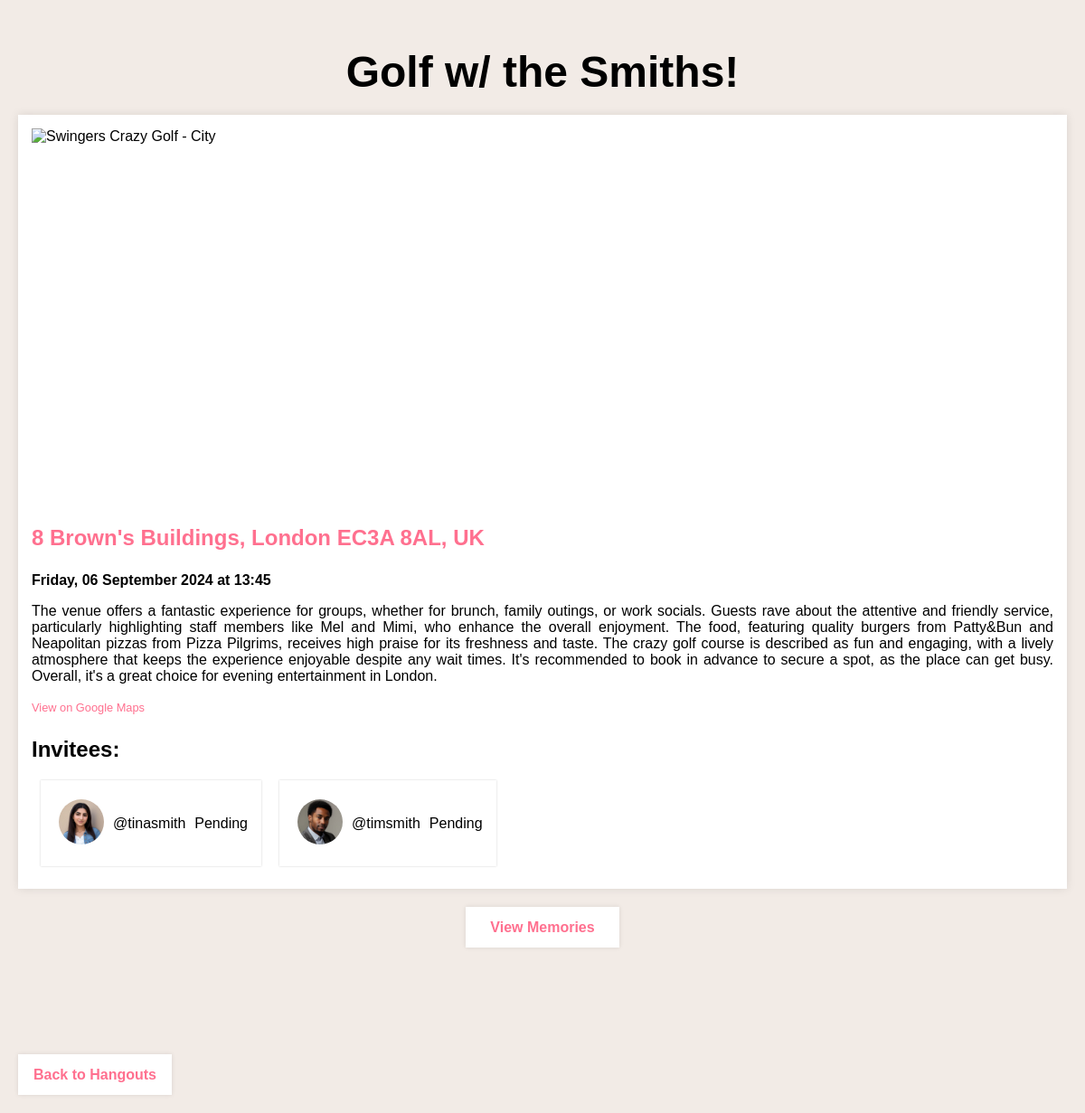
Screenshot of /hangouts/2 (signed in) with the database file from the repository.
### models.py (models this page shows, shortened)
class Hangout(db.Model):
    __tablename__ = 'hangout'
    id = db.Column(db.Integer, primary_key=True, unique=True, nullable=False)
    user_id = db.Column(db.Integer, db.ForeignKey('user.id'), nullable=False)
    is_creator = db.Column(db.Boolean, default=False, nullable=False)
    name = db.Column(db.String, nullable=False)
    datetime = db.Column(db.DateTime, default=db.func.now(), nullable=False)
    place_name = db.Column(db.String, nullable=False)
    place_address = db.Column(db.String, nullable=False)
    place_review_summary = db.Column(db.String, nullable=True)
    place_id = db.Column(db.String, nullable=False)
    place_photo_url = db.Column(db.String, nullable=True)
    place_maps_link = db.Column(db.String, nullable=False)
    latitude = db.Column(db.Float, nullable=False)
    longitude = db.Column(db.Float, nullable=False)
    date_created = db.Column(db.DateTime, default=db.func.now(), nullable=False)
    attendees = db.relationship('HangoutAttendee', back_populates='hangout')
    memories = db.relationship('Memory', back_populates='hangout')

class User(db.Model, UserMixin):
    __tablename__ = 'user'
    id = db.Column(db.Integer, primary_key=True, unique=True, nullable=False)
    username = db.Column(db.String, unique=True, nullable=False)
    email = db.Column(db.String, unique=True, nullable=False)
    password = db.Column(db.String, nullable=False)
    firstname = db.Column(db.String, default=None)
    lastname = db.Column(db.String, default=None)
    profile_picture = db.Column(db.String(500), default=None)
    role = db.Column(db.String, default='user')
    welcomed = db.Column(db.Boolean, default=False)
    verified = db.Column(db.Boolean, default=False)
    description = db.Column(db.String, default=None)
    friends = db.relationship(
        'User',
        secondary='friendship',
        primaryjoin='and_(User.id==Friendship.user_id, Friendship.accepted==True)',
        secondaryjoin='and_(User.id==Friendship.friend_id, Friendship.accepted==True)',
        backref='friend_of',
        viewonly=True
    )
    friend_requests = db.relationship(
        'User',
        secondary='friendship',
        primaryjoin='and_(User.id==Friendship.friend_id, Friendship.accepted==False)',
        secondaryjoin='and_(User.id==Friendship.user_id, Friendship.accepted==False)',
        backref='sent_requests',
        viewonly=True
    )

### views.py (the view)
    @app.route('/hangouts/<hangout_id>')
    @login_required
    def hangout(hangout_id):
        hangout = Hangout.query.filter_by(id=hangout_id).first()
        if not hangout:
            return redirect(url_for('hangouts'))
        attendee_user_ids = [attendee.user_id for attendee in hangout.attendees]
        if current_user.id in attendee_user_ids:
            hangout_data = {
            'id': hangout_id,
            'name': hangout.name,
            'place_name': hangout.place_name,
            'place_address': hangout.place_address,
            'place_review_summary': hangout.place_review_summary,
            'place_photo_url': hangout.place_photo_url,
            'place_maps_link': hangout.place_maps_link,
            'datetime': hangout.datetime.strftime('%A, %d %B %Y at %H:%M'),
            'attendees': [
                {
                    'username': attendee.user.username,
                    'firstname': attendee.user.firstname,
                    'lastname': attendee.user.lastname,
                    'profile_picture': attendee.user.profile_picture,
                    'status': attendee.status
                }
                for attendee in hangout.attendees
                if attendee.user_id != current_user.id
            ]
        }
            session['hangout_data'] = hangout_data
            return render_template('view_hangout.html', hangout=hangout_data)
        else:
            return '403 Forbidden', 403

### app.py (called while the page is built)
def create_app():
    app = Flask(__name__, template_folder='templates')
    app.config['SQLALCHEMY_DATABASE_URI'] = 'sqlite:///./test.db'
    app.secret_key = 'KEY'  # Use an actual secret key in production!
    from views import config_views
    config_views(app, db, Bcrypt(app))
    login_manager = LoginManager()
    login_manager.init_app(app)
    login_manager.login_view = "login"
    from models import User
    @login_manager.user_loader
    def get_uid(id):
        return User.query.get(id)
    @login_manager.unauthorized_handler
    def unauthorized():
        return redirect(url_for('login', next=url_for('home')))
    db.init_app(app)
    migrate = Migrate(app, db)
    return app

### templates/view_hangout.html (shortened to what this page needs)
{% extends 'base.html' %}
{% block stylesheet %}
<link rel = 'stylesheet' href = '{{ url_for("static", filename = "css/view_hangout.css")}}'>
{% endblock %}
{% block body %}
<div class="page-container">
    <h1>{{ hangout.name }}</h1>
    <div class="hangout-container">
        <img src="{{ hangout.place_photo_url }}" alt="{{ hangout.place_name }}">
        <div class="hangout_info=container">
            <h3 id="hangout_address">{{ hangout.place_address }}</h3>
            <p id="hangout_datetime">{{ hangout.datetime }}</p>
            <p id="hangout_summary">{{ hangout.place_review_summary }}</p>
            <a href="{{ hangout.place_maps_link }}" id="hangout_place_url">View on Google Maps</a>
        </div>
        <div class="hangout_attendee-container">
            <h3>Invitees:</h3>
            <div class="invitee_list" id="invitee_list">
                {% for attendee in hangout.attendees %}
                <div class="attendee-card" id="{{ attendee.username }}">
                    <img src="{{ url_for('static', filename='images/profile_pictures/' + attendee.profile_picture) }}" alt="{{ attendee.username }}">
                    <p>@{{ attendee.username }}</p>
                    <p class="status">{% if attendee.status == 'accepted'%}
                        Attending
                        {% else %}
                        Pending
                        {% endif %}
                    </p>
                </div>
                {% endfor %}
            </div>
        </div>
    </div>
    <a href="{{ url_for('memories', hangout_id=hangout.id) }}" class="memories-button">View Memories</a>
    <br>
    <a href="{{ url_for('hangouts')}}" class="back-button">Back to Hangouts</a>
</div>
{% endblock %}

### static/css/view_hangout.css (style rules this page uses)
:root { --accent-color: #86786f; --accent-color-dark: #534e4a; --accent-color-darker: #161a46; --secondary-color: #ff708f; --secondary-color-light: #ff85aa; --background-color: #f2ebe6; --text-color: #616161; --text-color-dark: #0e0e0e; }
body { font-family: Helvetica, Arial, sans-serif; margin: 0; padding: 0; }
.page-container { display: flex; flex-direction: column; align-items: center; justify-content: flex-start; height: 100%; background-color: var(--background-color); padding: 20px; }
h1 { font-size: 300%; margin-bottom: 20px; }
.hangout-container { display: flex; flex-direction: column; align-items: center; width: 100%; max-width: 1200px; background-color: #fff; box-shadow: 0 0 10px rgba(0, 0, 0, 0.1); padding: 15px; box-sizing: border-box; }
.hangout-container img { width: 100%; height: 400px; object-fit: cover; margin-bottom: 15px; }
#hangout_address { color: var(--secondary-color); font-size: 150%; }
#hangout_datetime { font-weight: bold; }
#hangout_summary { text-align: justify; }
#hangout_place_url { color: var(--secondary-color); text-decoration: none; font-size: 80%; }
.hangout_attendee-container { width: 100%; }
.hangout_attendee-container h3 { font-size: 150%; margin-bottom: 10px; }
.invitee_list { display: flex; flex-direction: row; flex-wrap: wrap; justify-content: flex-start; width: 100%; }
.attendee-card { display: flex; flex-direction: row; align-items: center; padding: 10px; margin: 10px; box-shadow: 0 0 2px rgba(0, 0, 0, 0.2); max-width: 250px; height: 75px; background-color: white; }
.attendee-card img { width: 50px; height: 50px; object-fit: cover; border-radius: 50%; margin-right: 10px; margin-left: 10px; margin-top: 12px; }
.attendee-card p { margin-right: 5px; font-size: 100%; }
.memories-button { padding: 10px; background-color: white; text-decoration: none; color: var(--secondary-color); font-weight: bold; margin-top: 20px; box-shadow: 0 0 5px rgba(0, 0, 0, 0.1); height: 25px; width: 150px; align-content: center; text-align: center; }
.back-button { padding: 10px; background-color: white; text-decoration: none; color: var(--secondary-color); font-weight: bold; margin-top: 100px; box-shadow: 0 0 5px rgba(0, 0, 0, 0.1); height: 25px; width: 150px; align-content: center; text-align: center; align-self: flex-start }

### rows the page displays
Hangout: name "Golf w/ the Smiths!", place_address "8 Brown's Buildings, London EC3A 8AL, UK", place_review_summary "The venue offers a fantastic experience for groups, whether for brunch, family outings, or work socials. Guests rave about the attentive and friendly service, particularly highlighting staff members like Mel and Mimi, who enhance the overall enjoyment. The food, featuring quality burgers from Patty&Bun and Neapolitan pizzas from Pizza Pilgrims, receives high praise for its freshness and taste. The crazy golf course is described as fun and engaging, with a lively atmosphere that keeps the experience enjoyable despite any wait times. It's recommended to book in advance to secure a spot, as the place can get busy. Overall, it's a great choice for evening entertainment in London."
User: profile_picture+username (picture), username "tinasmith"
User: profile_picture+username (picture), username "timsmith"

### other values shown
{{ hangout.datetime }} "Friday, 06 September 2024 at 13:45"
